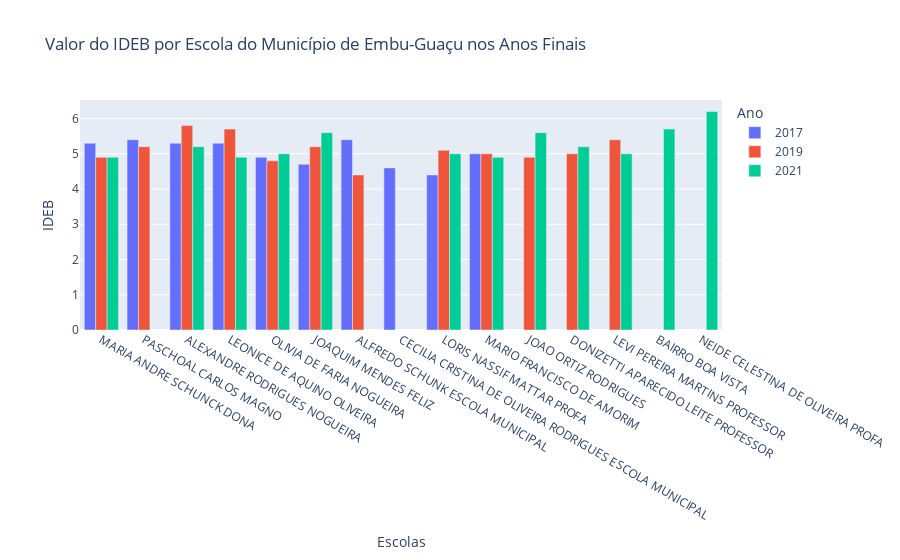

Notebook cell for this chart:
### Code cell
fig2 = go.Figure()

fig2.add_trace(go.Bar(x=df_ideb_por_escola_embu_guacu[(df_ideb_por_escola_embu_guacu['ano'] == 2017) & (df_ideb_por_escola_embu_guacu['ciclo'] == 'AF')]['nome_escola'], y=df_ideb_por_escola_embu_guacu[(df_ideb_por_escola_embu_guacu['ano'] == 2017) & (df_ideb_por_escola_embu_guacu['ciclo'] == 'AF')]['ideb'], name='2017'))
fig2.add_trace(go.Bar(x=df_ideb_por_escola_embu_guacu[(df_ideb_por_escola_embu_guacu['ano'] == 2019) & (df_ideb_por_escola_embu_guacu['ciclo'] == 'AF')]['nome_escola'], y=df_ideb_por_escola_embu_guacu[(df_ideb_por_escola_embu_guacu['ano'] == 2019) & (df_ideb_por_escola_embu_guacu['ciclo'] == 'AF')]['ideb'], name='2019'))
fig2.add_trace(go.Bar(x=df_ideb_por_escola_embu_guacu[(df_ideb_por_escola_embu_guacu['ano'] == 2021) & (df_ideb_por_escola_embu_guacu['ciclo'] == 'AF')]['nome_escola'], y=df_ideb_por_escola_embu_guacu[(df_ideb_por_escola_embu_guacu['ano'] == 2021) & (df_ideb_por_escola_embu_guacu['ciclo'] == 'AF')]['ideb'], name='2021'))


# Personalizando o layout do primeiro gráfico
fig2.update_layout(title='Valor do IDEB por Escola do Município de Embu-Guaçu nos Anos Finais',
                   xaxis_title='Escolas',
                   yaxis_title='IDEB',
                   barmode='group',
                   legend_title='Ano')

# Exibindo o primeiro gráfico
fig2.show()

### Figure 1 — Plotly figure (JSON) as saved in the notebook; plotly's stock layout.template omitted (floating-point values rounded to 4 significant figures)
{"data": [{"name": "2017", "type": "bar", "x": ["MARIA ANDRE SCHUNCK DONA", "PASCHOAL CARLOS MAGNO", "ALEXANDRE RODRIGUES NOGUEIRA", "LEONICE DE AQUINO OLIVEIRA", "OLIVIA DE FARIA NOGUEIRA", "JOAQUIM MENDES FELIZ", "ALFREDO SCHUNK ESCOLA MUNICIPAL", "CECILIA CRISTINA DE OLIVEIRA RODRIGUES ESCOLA MUNICIPAL", "LORIS NASSIF MATTAR PROFA", "MARIO FRANCISCO DE AMORIM"], "y": [5.3, 5.4, 5.3, 5.3, 4.9, 4.7, 5.4, 4.6, 4.4, 5]}, {"name": "2019", "type": "bar", "x": ["MARIA ANDRE SCHUNCK DONA", "PASCHOAL CARLOS MAGNO", "ALEXANDRE RODRIGUES NOGUEIRA", "LEONICE DE AQUINO OLIVEIRA", "OLIVIA DE FARIA NOGUEIRA", "JOAQUIM MENDES FELIZ", "ALFREDO SCHUNK ESCOLA MUNICIPAL", "LORIS NASSIF MATTAR PROFA", "MARIO FRANCISCO DE AMORIM", "JOAO ORTIZ RODRIGUES", "DONIZETTI APARECIDO LEITE PROFESSOR", "LEVI PEREIRA MARTINS PROFESSOR"], "y": [4.9, 5.2, 5.8, 5.7, 4.8, 5.2, 4.4, 5.1, 5, 4.9, 5, 5.4]}, {"name": "2021", "type": "bar", "x": ["MARIA ANDRE SCHUNCK DONA", "ALEXANDRE RODRIGUES NOGUEIRA", "LEONICE DE AQUINO OLIVEIRA", "OLIVIA DE FARIA NOGUEIRA", "JOAQUIM MENDES FELIZ", "LORIS NASSIF MATTAR PROFA", "MARIO FRANCISCO DE AMORIM", "JOAO ORTIZ RODRIGUES", "DONIZETTI APARECIDO LEITE PROFESSOR", "LEVI PEREIRA MARTINS PROFESSOR", "BAIRRO BOA VISTA", "NEIDE CELESTINA DE OLIVEIRA PROFA"], "y": [4.9, 5.2, 4.9, 5, 5.6, 5, 4.9, 5.6, 5.2, 5, 5.7, 6.2]}], "layout": {"barmode": "group", "legend": {"title": {"text": "Ano"}}, "title": {"text": "Valor do IDEB por Escola do Município de Embu-Guaçu nos Anos Finais"}, "xaxis": {"title": {"text": "Escolas"}}, "yaxis": {"title": {"text": "IDEB"}}}}
